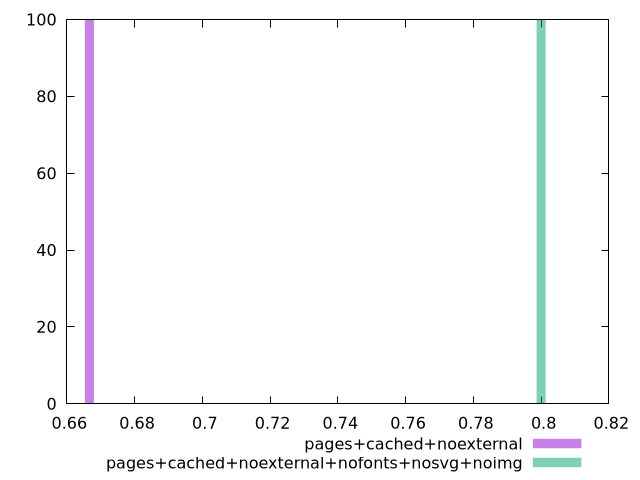

gnuplot code for this plot:
$_pagesCachedNoexternal <<EOF
0.6666666666666667 100
EOF
$_pagesCachedNoexternalNofontsNosvgNoimg <<EOF
0.8 100
EOF
set key outside below
set terminal pngcairo
set output "report_00004_2020-11-02T20-21-41.718Z/uses-text-compression/uses-text-compression_pages+cached+noexternal_pages+cached+noexternal+nofonts+nosvg+noimg+hist.png"
set boxwidth 0.002666666666666666
set style fill transparent solid 0.5 noborder
set yrange [0:100]
plot $_pagesCachedNoexternal title "pages+cached+noexternal" with boxes ,$_pagesCachedNoexternalNofontsNosvgNoimg title "pages+cached+noexternal+nofonts+nosvg+noimg" with boxes ,
